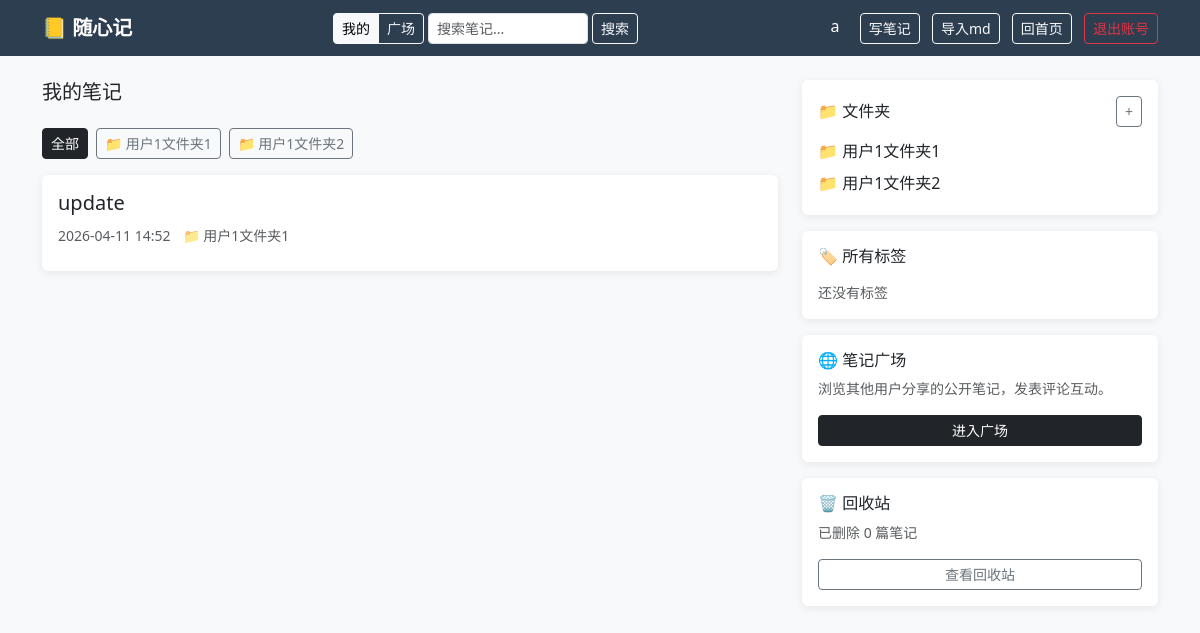
/ (signed in), run on an earlier commit of the app's database.
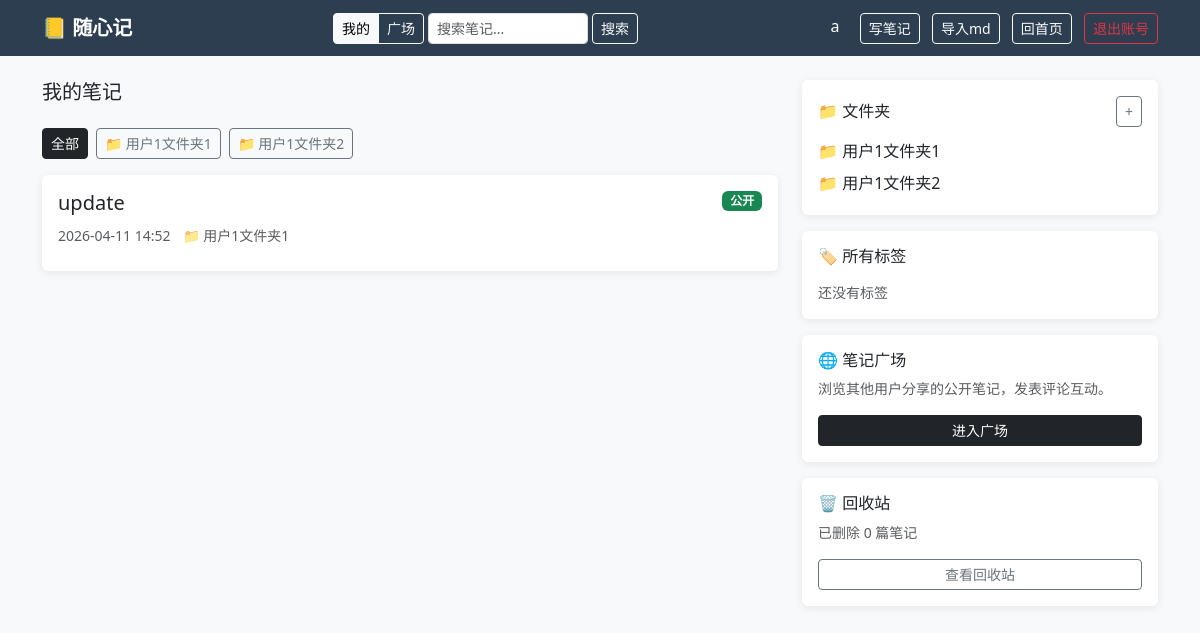
And on a later commit of the database.
### app.py (models this page shows)
class Note(db.Model):
    id         = db.Column(db.Integer, primary_key=True)
    title      = db.Column(db.String(200), nullable=False)
    content    = db.Column(db.Text, nullable=False)
    created_at = db.Column(db.DateTime, default=datetime.utcnow)
    updated_at = db.Column(db.DateTime, default=datetime.utcnow)  # 手动在 edit 时刷新
    user_id    = db.Column(db.Integer, db.ForeignKey('user.id'), nullable=False)
    folder_id  = db.Column(db.Integer, db.ForeignKey('folder.id'), nullable=True)
    is_public  = db.Column(db.Boolean, default=False)
    is_deleted = db.Column(db.Boolean, default=False)
    deleted_at = db.Column(db.DateTime, nullable=True)
    tags       = db.relationship('Tag', secondary=note_tags, backref='notes')
    comments   = db.relationship('Comment', backref='note', lazy=True, order_by='Comment.created_at.desc()', cascade='all, delete-orphan')
    versions   = db.relationship('NoteVersion', backref='note', lazy=True, order_by='NoteVersion.created_at.desc()', cascade='all, delete-orphan')

class Folder(db.Model):
    id      = db.Column(db.Integer, primary_key=True)
    name    = db.Column(db.String(100), nullable=False)
    user_id = db.Column(db.Integer, db.ForeignKey('user.id'), nullable=False)
    notes   = db.relationship('Note', backref='folder', lazy=True)

### app.py (the view)
@app.route('/')
@login_required
def index():
    folder_id = request.args.get('folder_id')
    tag_id    = request.args.get('tag_id')
    q = Note.query.filter_by(user_id=current_user.id, is_deleted=False)
    if folder_id:
        q = q.filter_by(folder_id=folder_id)
    if tag_id:
        tag = db.session.get(Tag, int(tag_id))
        if tag:
            q = q.filter(Note.tags.contains(tag))
    notes   = q.order_by(Note.created_at.desc()).all()
    folders = Folder.query.filter_by(user_id=current_user.id).all()
    tags    = (Tag.query
               .join(note_tags)
               .join(Note)
               .filter(Note.user_id == current_user.id, Note.is_deleted == False)
               .distinct().all())
    trash_count = Note.query.filter_by(user_id=current_user.id, is_deleted=True).count()
    return render_template(
        'index.html', notes=notes, folders=folders, tags=tags,
        current_folder_id=int(folder_id) if folder_id else None,
        current_tag_id=int(tag_id) if tag_id else None,
        trash_count=trash_count,
    )

### app.py (called while the page is built)
@app.template_filter('local_time')
def local_time(dt):
    if dt is None:
        return ''
    beijing = timezone(timedelta(hours=8))
    return dt.replace(tzinfo=timezone.utc).astimezone(beijing).strftime('%Y-%m-%d %H:%M')

@login_manager.user_loader
def load_user(user_id):
    return db.session.get(User, int(user_id))

### templates/index.html (shortened to what this page needs)
{% extends 'base.html' %}
{% block content %}
<div class="row">
    <div class="col-md-8">
        <h5 class="mb-4">我的笔记</h5>
        <div class="d-flex gap-2 mb-3 flex-wrap">
            <a href="/?{% if current_tag_id %}tag_id={{ current_tag_id }}{% endif %}" class="btn btn-sm {% if not current_folder_id and not current_tag_id %}btn-dark{% else %}btn-outline-secondary{% endif %}">
                全部
            </a>
            {% for folder in folders %}
            <a href="/?folder_id={{ folder.id }}{% if current_tag_id %}&tag_id={{ current_tag_id }}{% endif %}" class="btn btn-sm {% if current_folder_id == folder.id %}btn-dark{% else %}btn-outline-secondary{% endif %}">
                📁 {{ folder.name }}
            </a>
            {% endfor %}
        </div>
        {% for note in notes %}
        <div class="card mb-3 p-3">
            <div class="d-flex justify-content-between align-items-start">
                <div>
                    <h5><a href="/notes/{{ note.id }}" class="text-decoration-none text-dark">{{ note.title }}</a></h5>
                    <small class="text-muted">{{ note.created_at | local_time }}</small>
                    {% if note.folder %}
                    <small class="text-muted ms-2">📁 {{ note.folder.name }}</small>
                    {% endif %}
                </div>
                {% if note.is_public %}
                <span class="badge bg-success">公开</span>
                {% endif %}
            </div>
        </div>
        {% else %}
        <div class="card p-4 text-center text-muted">
            <p>还没有笔记，快去写第一篇吧！</p>
            <a href="/notes/new" class="btn btn-dark">写笔记</a>
        </div>
        {% endfor %}
    </div>
    <div class="col-md-4">
        <div class="card p-3 mb-3">
            <div class="d-flex justify-content-between align-items-center mb-2">
                <h6 class="mb-0">📁 文件夹</h6>
                <button class="btn btn-sm btn-outline-secondary" data-bs-toggle="collapse" data-bs-target="#newFolderForm">+</button>
            </div>
            {% for folder in folders %}
            <a href="/folders/{{ folder.id }}" class="d-block text-decoration-none text-dark py-1">
                📁 {{ folder.name }}
            </a>
            {% else %}
            <p class="text-muted small mb-0">还没有文件夹</p>
            {% endfor %}
        </div>
        <div class="card p-3 mb-3">
            <h6 class="mb-3">🏷️ 所有标签</h6>
            {% set all_tags = [] %}
            {% for note in notes %}
                {% for tag in note.tags %}
                    {% if tag not in all_tags %}
                        {% set _ = all_tags.append(tag) %}
                    {% endif %}
                {% endfor %}
            {% endfor %}
            {% for tag in all_tags %}
            <a href="/tags/{{ tag.id }}" class="tag-badge tag-color-{{ tag.id % 8 }} d-inline-block mb-2">{{ tag.name }}</a>
            {% else %}
            <p class="text-muted small mb-0">还没有标签</p>
            {% endfor %}
        </div>
        <div class="card p-3 mb-3">
            <h6 class="mb-2">🌐 笔记广场</h6>
            <p class="small text-muted">浏览其他用户分享的公开笔记，发表评论互动。</p>
            <a href="/plaza" class="btn btn-sm btn-dark w-100">进入广场</a>
        </div>
        <div class="card p-3">
            <h6 class="mb-2">🗑️ 回收站</h6>
            <p class="small text-muted">已删除 {{ trash_count }} 篇笔记</p>
            <a href="/trash" class="btn btn-sm {% if trash_count > 0 %}btn-outline-warning{% else %}btn-outline-secondary{% endif %} w-100">查看回收站</a>
        </div>
    </div>
</div>
{% endblock %}

What changed in the data, as far as the page shows it:
changed Note "update": now shows "公开"
